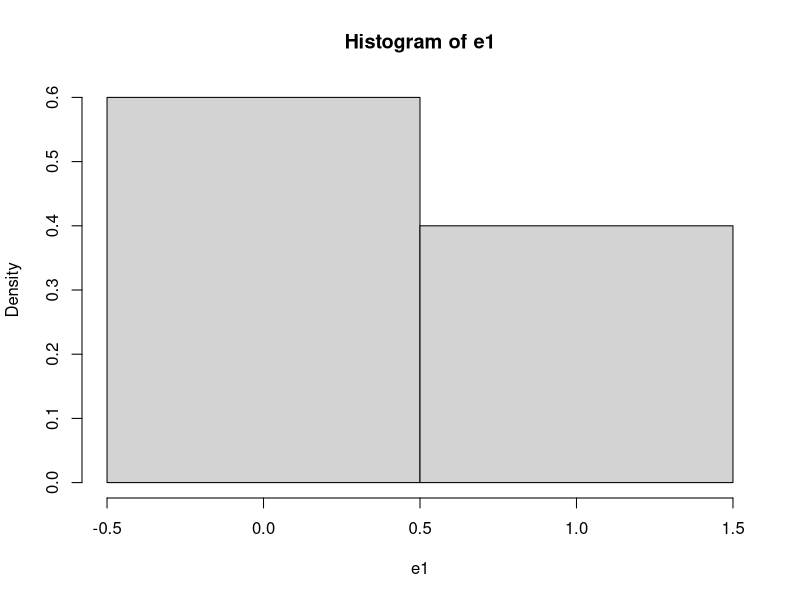
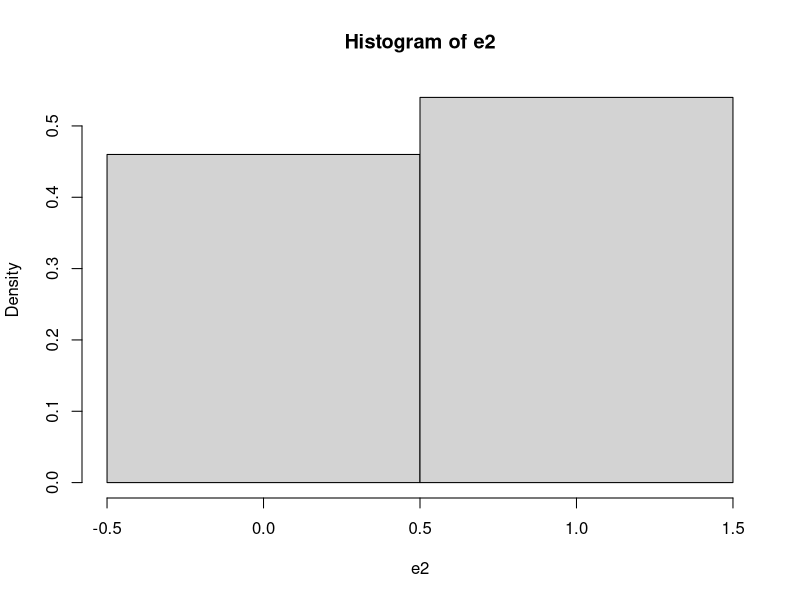
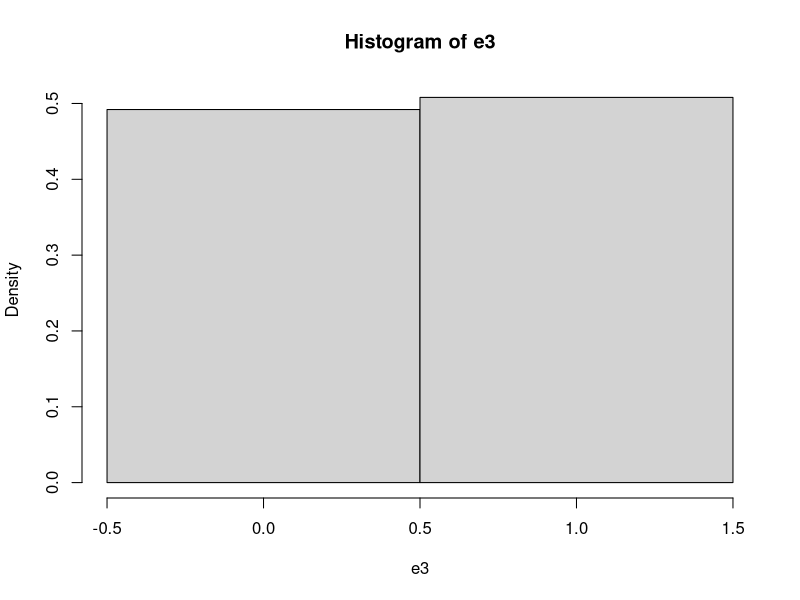
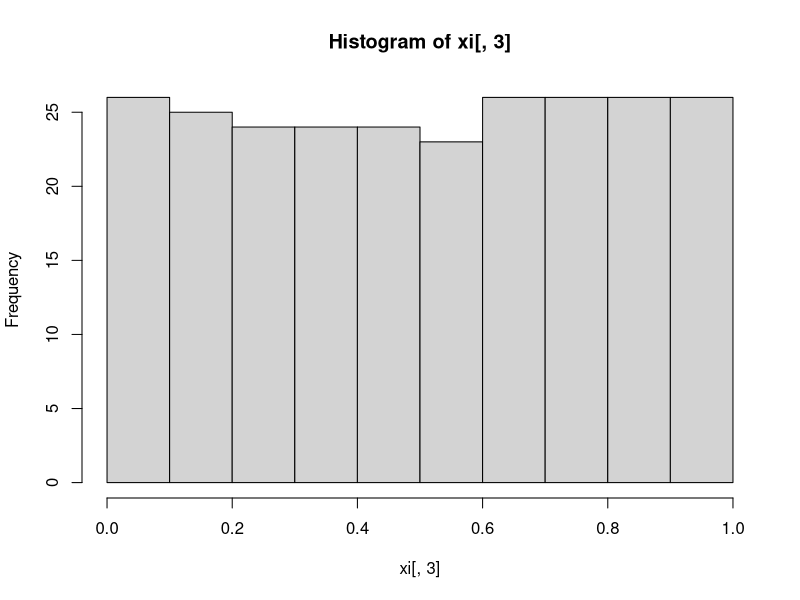
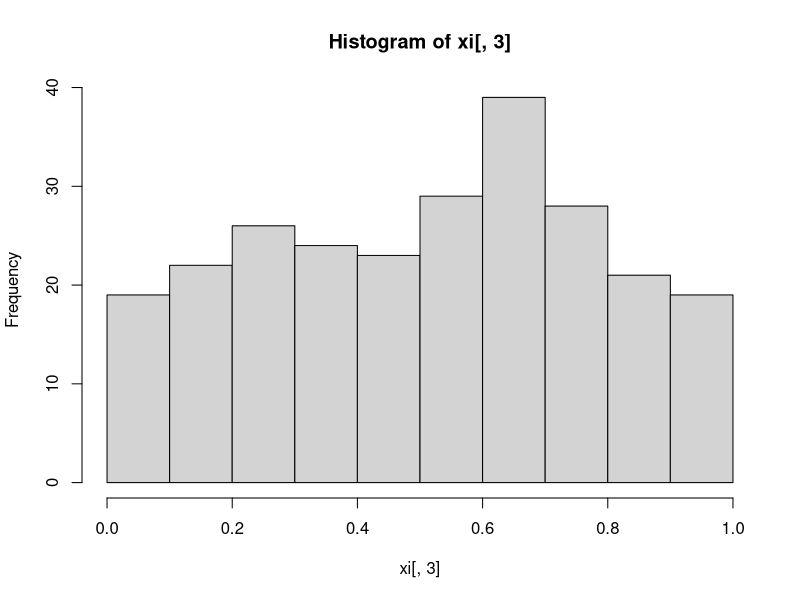
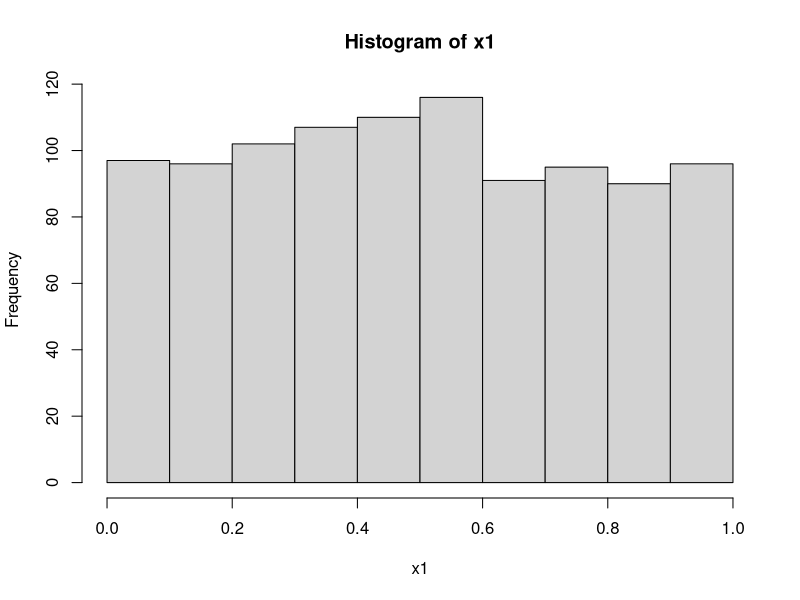

Write the R code that produced these figures, in order. (Note: this script raises an error after producing the figures.)
## ---- chunk 1
#                      -=( Install & Load Package Function )=-
install_load <- function (package1, ...)  {   

   # convert arguments to vector
   packages <- c(package1, ...)

   # start loop to determine if each package is installed
   for(package in packages){

       # if package is installed locally, load
       if(package %in% rownames(installed.packages()))
          do.call('library', list(package))

       # if package is not installed locally, download, then load
       else {
          install.packages(package)
          do.call("library", list(package))
       }
   } 
}

install_load("MASS")

path <- function() gsub  ( "\\\\",  "/",  readClipboard ()  )
#Copy path, Panggil function di console
#Copy r path, paste ke var yang diinginkan
## ---- chunk 2
require("knitr")
opts_knit$set(root.dir = "C:/Users/Fathan/Documents/Obsidian Vault/2. Kuliah/Smt 6/1. Metode Simulasi dan Resampling")
## ---- chunk 3
FlipCoin <- function(n) sample(0:1, n, rep=T) 
n <- 10
e1 <- FlipCoin(n) 
e1 
## ---- chunk 4
cat("Banyaknya tail :", sum(e1==0), "dan Peluangnya :", sum(e1==0)/n,
    "\nBanyaknya head :", sum(e1==1), "dan Peluangnya :", sum(e1==1)/n)
## ---- chunk 5
hist(e1,breaks=c(-0.5, 0.5, 1.5), prob=T) 
## ---- chunk 6
#Menggunakan function sebelumnya
n <- 28 
gb <- FlipCoin(n)
gb

g = 0; b=0; B=0
for(i in 1:n){
  if(gb[i] == 1){
    g <- g+1
    b <- 0
  } else{
    b <- b+1
  }
  
  if(b==4){
    B <- B+1
    b <- 0
  }
}

cat("Banyaknya anak perempuan :", g,
    "\nBanyaknya 4 anak tanpa perempuan :", B, 
    "\nPeluangnya :", g/(g+B))
## ---- chunk 7
RollDie <- function(n) sample(1:6, n, rep=T)
n <- 50
d1 <- RollDie(n)
d1
## ---- chunk 8
cat("Banyaknya tail :", sum(d1==3), "dan Frekuensi Relatifnya :", sum(d1==3)/n)
## ---- chunk 9
n <- 100
e2 <- FlipCoin(n) 
cat("Banyaknya tail :", sum(e2==0), "dan Frekuensi Relatifnya :", sum(e2==0)/n,
    "\nBanyaknya head :", sum(e2==1), "dan Frekuensi Relatifnya :", sum(e2==1)/n)
## ---- chunk 10
hist(e2, breaks=c(-0.5, 0.5, 1.5), prob=T)
## ---- chunk 11
n <- 500
e3 <- FlipCoin(n) 
cat("Banyaknya tail :", sum(e3==0), "dan Peluangnya :", sum(e3==0)/n,
    "\nBanyaknya head :", sum(e3==1), "dan Peluangnya :", sum(e3==1)/n)
## ---- chunk 12
hist(e3, breaks=c(-0.5, 0.5, 1.5), prob=T)
## ---- chunk 13
Dice <- function(n){
  d <- RollDie(n)
  rolls <- numeric(0)
  for(i in 1:6) rolls = c(rolls, sum(d==i)/n)
return(rolls)
}

RollingDice <- data.frame(
  rolls.200 = Dice(200),
  rolls.1000 = Dice(1000)
) 
rownames(RollingDice) <- paste0("RF.", 1:6)
print(RollingDice)
## ---- chunk 14
x0 <-78 
n <- 250
a <- 1598
b <- 17
m <- 1000

xi <- matrix (NA , n, 3 )
colnames (xi) <-c( "aX(i-1)+b", "Xi", "Ui") 
for  (i in 1 :n){
  xi[i,1] <- (a * x0 + b) 
  xi[i,2] <- xi[i, 1]%%m 
  xi[i,3] <- xi[i, 2]/m 
  x0 <- xi[i,2]
}
hist(xi[,3])

cbind("i"=1:20,    "Xi"=xi[1:20,2], 
      "i"=101:120, "Xi"=xi[101:120,2], 
      "i"=201:220, "Xi"=xi[201:220,2])
## ---- chunk 15
x0 <-73 
n <- 250
a <- 17
b <- 7
m <- 1024

xi <- matrix (NA , n, 3 )
colnames (xi) <-c( "aX(i-1)+b", "Xi", "Ui") 
for  (i in 1 :n){
  xi[i,1] <- (a * x0 + b) 
  xi[i,2] <- xi[i, 1]%%m 
  xi[i,3] <- xi[i, 2]/m 
  x0 <- xi[i,2]
}
hist(xi[,3])

cbind("i"=1:20,    "Xi"=xi[1:20,2], 
      "i"=101:120, "Xi"=xi[101:120,2], 
      "i"=201:220, "Xi"=xi[201:220,2])
## ---- chunk 16
n <- 1000
x1 <- 0.9
for(i in 2:n) x1[i] <- (pi + x1[i-1])^5%%1

hist(x1)

cbind("i"=1:20,    "Xi"=xi[1:20,2], 
      "i"=101:120, "Xi"=xi[101:120,2], 
      "i"=201:220, "Xi"=xi[201:220,2])
## ---- chunk 17
install_load('readxl','dplyr','kableExtra','DT')
raw.data <- read_xlsx("Data pert 2.xlsx")
data <- raw.data
## ---- chunk 18
i <- 1000
p <- .65
X <- runif(i)
Y <- NULL
for (z in 1:i) ifelse (X[z] <= p, Y[z] <- 1, Y[z] <- 0)
(tabel <- table(Y)/length(Y))
barplot(tabel, main="Bernoulli")

i <- 1000
p <- .65
X <- runif(i)
Y <- (X <= p)+0
(tabel <- table(Y)/length(Y))
barplot(tabel, main="Bernoulli")
## ---- chunk 19
i <- 1000 
N <- 4
X <- runif(i) 
DU <- NULL
for (z in 1:i){
  if (X[z]<=1/N) DU[z]<-1
    else if (X[z]<=2/N) DU[z]<-2  
    else if (X[z]<=3/N) DU[z]<-3
  else DU[z] <- 4 
}
(tabel <- table(DU)/length(DU)) 
barplot(tabel, main="Seragam Diskret")


i <- 1000 
N <- 4
X <- runif(i)
DU <- as.numeric(cut(X, breaks=c(0, 1/N, 2/N, 3/N, 1),  
include.lowest = T))
(tabel <- table(DU)/length(DU)) 
barplot(tabel, main="Seragam Diskret")
i <- 1000  
N <- 4
X <- runif(i)
DU <- 1 +floor(N*X)
(tabel <- table(DU)/length(DU))  
barplot(tabel, main="Seragam Diskret")
## ---- chunk 20
#Binomial (5,0.65) 
i <- 1000
n <- 5  
p <- .65
Binom <- NULL  
for (z in 1:i){
  m <- 0
  for (k in 1:n){
    y <- (runif(1) <= p) +0  
    m <- m+y
  }
  Binom[z] <- m 
}
(tabel <- table(Binom)/length(Binom))  
barplot(tabel, main="Binomial")

#Binomial (3,0.5)  
i <- 1000
X <- runif(i)
Binom <- as.numeric(cut(X, breaks=c(0, 1/8, 4/8, 7/8, 1),  
include.lowest = T)) -1
(tabel <- table(Binom)/length(Binom)) 
barplot(tabel, main="Binomial")
## ---- chunk 21
set.seed(123)
geom <- rgeom(1000, prob = 0.2)

cat("Geometric Distribution (p = 0.2):\n")
head(geom)
hist(geom)
## ---- chunk 22
nbinom <- rnbinom(1000, size = 5, prob = 0.3)

cat("\nNegative Binomial Distribution (size = 5, prob = 0.3):\n")
head(nbinom)
hist(nbinom)
